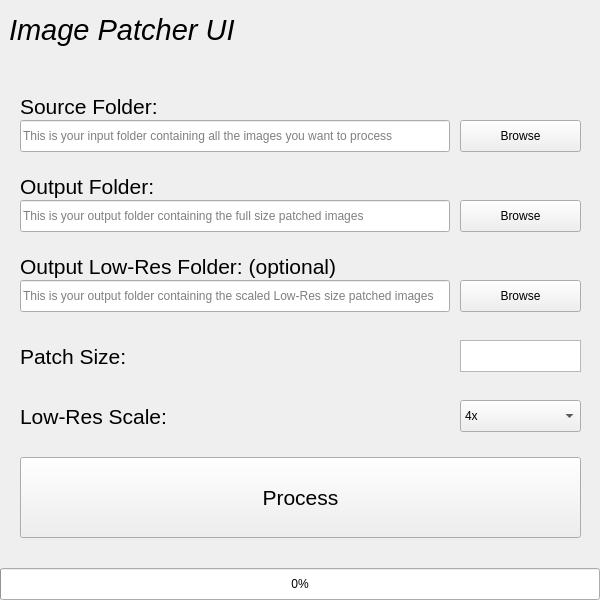
<?xml version="1.0" encoding="UTF-8"?>
<ui version="4.0">
 <class>ImagePatcherUI</class>
 <widget class="QWidget" name="ImagePatcherUI">
  <property name="geometry">
   <rect>
    <x>0</x>
    <y>0</y>
    <width>600</width>
    <height>600</height>
   </rect>
  </property>
  <property name="sizePolicy">
   <sizepolicy hsizetype="Fixed" vsizetype="Fixed">
    <horstretch>0</horstretch>
    <verstretch>0</verstretch>
   </sizepolicy>
  </property>
  <property name="minimumSize">
   <size>
    <width>600</width>
    <height>600</height>
   </size>
  </property>
  <property name="maximumSize">
   <size>
    <width>600</width>
    <height>600</height>
   </size>
  </property>
  <property name="windowTitle">
   <string>Image Patcher UI by JMDigital</string>
  </property>
  <property name="windowIcon">
   <iconset resource="imagepatcherui.qrc">
    <normaloff>:/images/images/imagepatcherui.ico</normaloff>:/images/images/imagepatcherui.ico</iconset>
  </property>
  <property name="autoFillBackground">
   <bool>false</bool>
  </property>
  <widget class="QLineEdit" name="sourceLineEdit">
   <property name="geometry">
    <rect>
     <x>20</x>
     <y>120</y>
     <width>430</width>
     <height>32</height>
    </rect>
   </property>
   <property name="toolTip">
    <string>&lt;html&gt;&lt;head/&gt;&lt;body&gt;&lt;p&gt;Browse for a folder that contains your highest resolution images. Note: Images MUST be larger than your desired Patch Size&lt;/p&gt;&lt;/body&gt;&lt;/html&gt;</string>
   </property>
   <property name="placeholderText">
    <string>This is your input folder containing all the images you want to process</string>
   </property>
  </widget>
  <widget class="QLineEdit" name="outputLineEdit">
   <property name="geometry">
    <rect>
     <x>20</x>
     <y>200</y>
     <width>430</width>
     <height>32</height>
    </rect>
   </property>
   <property name="toolTip">
    <string>&lt;html&gt;&lt;head/&gt;&lt;body&gt;&lt;p&gt;This output folder will contain your high resolution &amp;quot;Patches&amp;quot;, sometimes referred to as &amp;quot;Ground Truth&amp;quot; images to be used in Neural Network training.&lt;/p&gt;&lt;/body&gt;&lt;/html&gt;</string>
   </property>
   <property name="placeholderText">
    <string>This is your output folder containing the full size patched images</string>
   </property>
  </widget>
  <widget class="QLineEdit" name="lowResOutputLineEdit">
   <property name="geometry">
    <rect>
     <x>20</x>
     <y>280</y>
     <width>430</width>
     <height>32</height>
    </rect>
   </property>
   <property name="toolTip">
    <string>&lt;html&gt;&lt;head/&gt;&lt;body&gt;&lt;p&gt;This is the output folder for low resolution &amp;quot;scaled&amp;quot; versions of the patches, useful in Neural Network training.&lt;/p&gt;&lt;/body&gt;&lt;/html&gt;</string>
   </property>
   <property name="placeholderText">
    <string>This is your output folder containing the scaled Low-Res size patched images</string>
   </property>
  </widget>
  <widget class="QPushButton" name="browseSourceButton">
   <property name="geometry">
    <rect>
     <x>460</x>
     <y>120</y>
     <width>121</width>
     <height>32</height>
    </rect>
   </property>
   <property name="text">
    <string>Browse</string>
   </property>
  </widget>
  <widget class="QPushButton" name="browseOutputButton">
   <property name="geometry">
    <rect>
     <x>460</x>
     <y>200</y>
     <width>121</width>
     <height>32</height>
    </rect>
   </property>
   <property name="text">
    <string>Browse</string>
   </property>
  </widget>
  <widget class="QPushButton" name="browseLowResOutputButton">
   <property name="geometry">
    <rect>
     <x>460</x>
     <y>280</y>
     <width>121</width>
     <height>32</height>
    </rect>
   </property>
   <property name="text">
    <string>Browse</string>
   </property>
  </widget>
  <widget class="QLabel" name="labelSourceFolder">
   <property name="geometry">
    <rect>
     <x>20</x>
     <y>90</y>
     <width>300</width>
     <height>32</height>
    </rect>
   </property>
   <property name="font">
    <font>
     <pointsize>16</pointsize>
    </font>
   </property>
   <property name="text">
    <string>Source Folder:</string>
   </property>
   <property name="textInteractionFlags">
    <set>Qt::NoTextInteraction</set>
   </property>
  </widget>
  <widget class="QLabel" name="labelOutputFolder">
   <property name="geometry">
    <rect>
     <x>20</x>
     <y>170</y>
     <width>300</width>
     <height>32</height>
    </rect>
   </property>
   <property name="font">
    <font>
     <pointsize>16</pointsize>
    </font>
   </property>
   <property name="text">
    <string>Output Folder:</string>
   </property>
   <property name="textInteractionFlags">
    <set>Qt::NoTextInteraction</set>
   </property>
  </widget>
  <widget class="QLabel" name="labelOutputLowResFolder">
   <property name="geometry">
    <rect>
     <x>20</x>
     <y>250</y>
     <width>431</width>
     <height>32</height>
    </rect>
   </property>
   <property name="font">
    <font>
     <pointsize>16</pointsize>
    </font>
   </property>
   <property name="text">
    <string>Output Low-Res Folder: (optional)</string>
   </property>
   <property name="textInteractionFlags">
    <set>Qt::NoTextInteraction</set>
   </property>
  </widget>
  <widget class="QLabel" name="labelPatchSize">
   <property name="geometry">
    <rect>
     <x>20</x>
     <y>340</y>
     <width>300</width>
     <height>32</height>
    </rect>
   </property>
   <property name="font">
    <font>
     <pointsize>16</pointsize>
    </font>
   </property>
   <property name="text">
    <string>Patch Size:</string>
   </property>
   <property name="textInteractionFlags">
    <set>Qt::NoTextInteraction</set>
   </property>
  </widget>
  <widget class="QLabel" name="labelLowResScale">
   <property name="geometry">
    <rect>
     <x>20</x>
     <y>400</y>
     <width>300</width>
     <height>32</height>
    </rect>
   </property>
   <property name="font">
    <font>
     <pointsize>16</pointsize>
    </font>
   </property>
   <property name="text">
    <string>Low-Res Scale:</string>
   </property>
   <property name="textInteractionFlags">
    <set>Qt::NoTextInteraction</set>
   </property>
  </widget>
  <widget class="QComboBox" name="comboBoxScale">
   <property name="geometry">
    <rect>
     <x>460</x>
     <y>400</y>
     <width>121</width>
     <height>32</height>
    </rect>
   </property>
   <property name="toolTip">
    <string>&lt;html&gt;&lt;head/&gt;&lt;body&gt;&lt;p&gt;How much to scale down the Patches.&lt;/p&gt;&lt;p&gt;E.G: if you chose 512 for the Patch Size, then choosing 4x here will produce 128px Low-Res versions&lt;/p&gt;&lt;/body&gt;&lt;/html&gt;</string>
   </property>
   <property name="currentIndex">
    <number>1</number>
   </property>
   <item>
    <property name="text">
     <string>2x</string>
    </property>
   </item>
   <item>
    <property name="text">
     <string>4x</string>
    </property>
   </item>
   <item>
    <property name="text">
     <string>6x</string>
    </property>
   </item>
   <item>
    <property name="text">
     <string>8x</string>
    </property>
   </item>
  </widget>
  <widget class="QPlainTextEdit" name="patchSizeText">
   <property name="geometry">
    <rect>
     <x>460</x>
     <y>340</y>
     <width>121</width>
     <height>32</height>
    </rect>
   </property>
   <property name="toolTip">
    <string>&lt;html&gt;&lt;head/&gt;&lt;body&gt;&lt;p&gt;This can be any pixel size that is smaller than your smallest Source images&lt;/p&gt;&lt;/body&gt;&lt;/html&gt;</string>
   </property>
   <property name="statusTip">
    <string/>
   </property>
   <property name="plainText">
    <string/>
   </property>
   <property name="overwriteMode">
    <bool>false</bool>
   </property>
   <property name="placeholderText">
    <string>e.g 512 (without px)</string>
   </property>
  </widget>
  <widget class="QPushButton" name="processButton">
   <property name="geometry">
    <rect>
     <x>20</x>
     <y>457</y>
     <width>561</width>
     <height>81</height>
    </rect>
   </property>
   <property name="font">
    <font>
     <pointsize>16</pointsize>
     <italic>false</italic>
     <bold>false</bold>
     <underline>false</underline>
    </font>
   </property>
   <property name="text">
    <string>Process</string>
   </property>
  </widget>
  <widget class="QLabel" name="labelTitle">
   <property name="geometry">
    <rect>
     <x>9</x>
     <y>9</y>
     <width>291</width>
     <height>41</height>
    </rect>
   </property>
   <property name="font">
    <font>
     <pointsize>22</pointsize>
     <italic>true</italic>
     <bold>false</bold>
     <kerning>false</kerning>
    </font>
   </property>
   <property name="text">
    <string>Image Patcher UI</string>
   </property>
  </widget>
  <widget class="QProgressBar" name="progressBar">
   <property name="geometry">
    <rect>
     <x>0</x>
     <y>568</y>
     <width>600</width>
     <height>32</height>
    </rect>
   </property>
   <property name="value">
    <number>0</number>
   </property>
  </widget>
  <widget class="QPushButton" name="logoButton">
   <property name="geometry">
    <rect>
     <x>380</x>
     <y>8</y>
     <width>210</width>
     <height>50</height>
    </rect>
   </property>
   <property name="cursor">
    <cursorShape>PointingHandCursor</cursorShape>
   </property>
   <property name="text">
    <string/>
   </property>
   <property name="icon">
    <iconset resource="imagepatcherui.qrc">
     <normaloff>:/images/images/JMDigital.png</normaloff>:/images/images/JMDigital.png</iconset>
   </property>
   <property name="iconSize">
    <size>
     <width>200</width>
     <height>46</height>
    </size>
   </property>
   <property name="flat">
    <bool>true</bool>
   </property>
  </widget>
  <widget class="QLabel" name="progressLabel">
   <property name="geometry">
    <rect>
     <x>10</x>
     <y>570</y>
     <width>581</width>
     <height>26</height>
    </rect>
   </property>
   <property name="font">
    <font>
     <pointsize>10</pointsize>
     <italic>true</italic>
     <kerning>false</kerning>
    </font>
   </property>
   <property name="text">
    <string/>
   </property>
  </widget>
 </widget>
 <resources>
  <include location="imagepatcherui.qrc"/>
 </resources>
 <connections/>
</ui>
